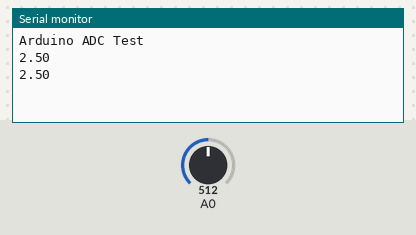
A sketch run on a simulated Arduino Uno, built with avr-gcc and run on an emulated ATmega328P. Shown: the last lines printed to the serial monitor. Inputs (shaded band) come from the test bench; at power-on: A0 = 512.

Above: at 1.8 s.
1.9 s: A0 set to 716
At 2.7 s:
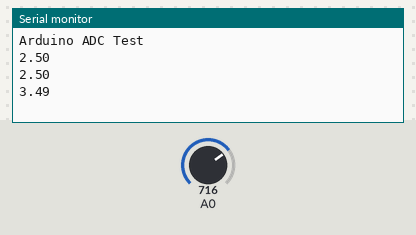
3.4 s: A0 set to 900
At 4.8 s:
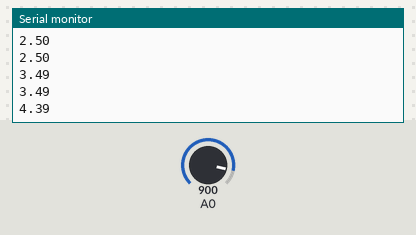
Timing chart, 0 to 6.4 s (numbered marks = the images above; inputs shaded):
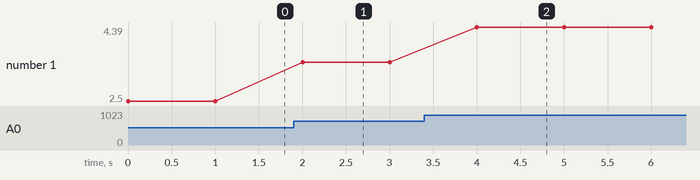

Measured:
- after the input at 1.9 s, the serial monitor: prints a new line after 0.10 s (image 1)
- after the input at 3.4 s, the serial monitor: prints a new line after 0.60 s (image 2)
- plotted number 1: 2.5 → 3.49 after the input at 1.9 s, 3.49 → 4.39 after the input at 3.4 s

The sketch:

test_adc.ino
```cpp
// Arduino AVR LED Test

// Copyright (C)2015-2026, Philip Munts dba Munts Technologies.
//
// Redistribution and use in source and binary forms, with or without
// modification, are permitted provided that the following conditions are met:
//
// * Redistributions of source code must retain the above copyright notice,
//   this list of conditions and the following disclaimer.
//
// THIS SOFTWARE IS PROVIDED BY THE COPYRIGHT HOLDERS AND CONTRIBUTORS "AS IS"
// AND ANY EXPRESS OR IMPLIED WARRANTIES, INCLUDING, BUT NOT LIMITED TO, THE
// IMPLIED WARRANTIES OF MERCHANTABILITY AND FITNESS FOR A PARTICULAR PURPOSE
// ARE DISCLAIMED. IN NO EVENT SHALL THE COPYRIGHT HOLDER OR CONTRIBUTORS BE
// LIABLE FOR ANY DIRECT, INDIRECT, INCIDENTAL, SPECIAL, EXEMPLARY, OR
// CONSEQUENTIAL DAMAGES (INCLUDING, BUT NOT LIMITED TO, PROCUREMENT OF
// SUBSTITUTE GOODS OR SERVICES; LOSS OF USE, DATA, OR PROFITS; OR BUSINESS
// INTERRUPTION) HOWEVER CAUSED AND ON ANY THEORY OF LIABILITY, WHETHER IN
// CONTRACT, STRICT LIABILITY, OR TORT (INCLUDING NEGLIGENCE OR OTHERWISE)
// ARISING IN ANY WAY OUT OF THE USE OF THIS SOFTWARE, EVEN IF ADVISED OF THE
// POSSIBILITY OF SUCH DAMAGE.

// Hardware configuration (bottom to top):
//
// Arduino Uno R3 (5V logic!)

#include <Arduino.h>

#define ADC_SCALE_FACTOR 0.00488; // 4.88 millivolts per step

void setup()
{
  Serial.begin(115200);
  Serial.println("Arduino ADC Test");

}

void loop()
{
  unsigned sample = analogRead(A0);
  double volts = sample*ADC_SCALE_FACTOR;
  Serial.println(volts);
  delay(1000);
}
```
